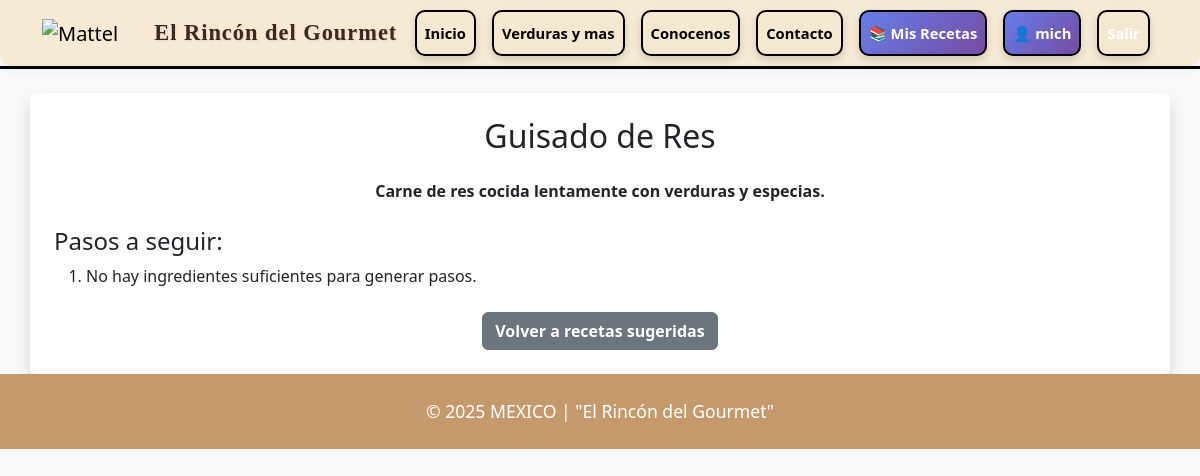
The page /receta/2/ (signed in) on the database its author committed.
### mattel/models.py (models this page shows, shortened)
class Receta(models.Model):
    nombre = models.CharField(max_length=200)
    descripcion = models.TextField()
    tiempo = models.CharField(max_length=50, default="30 minutos")
    dificultad = models.CharField(
        max_length=20,
        choices=[
            ("Fácil", "Fácil"),
            ("Media", "Media"),
            ("Difícil", "Difícil"),
        ],
        default="Fácil"
    )
    pasos = models.TextField(
        help_text="Escribe cada paso en una nueva línea.",
        default="1. Preparar ingredientes\n2. Mezclar\n3. Cocinar"
    )
    ingredientes = models.ManyToManyField(Producto, related_name='recetas')
    imagen = models.ImageField(upload_to='recetas/', blank=True, null=True)
    tipo = models.CharField(
        max_length=50,
        choices=[
            ("ensalada", "Ensalada"),
            ("guisado", "Guisado"),
            ("sopa", "Sopa"),
            ("postre", "Postre"),
            ("bebida", "Bebida"),
            ("sandwich", "Sandwich"),
            ("pasta", "Pasta"),
            ("carne", "Carne"),
            ("mariscos", "Mariscos"),
            ("vegana", "Vegana"),
            ("pizza", "Pizza"),
            ("tacos", "Tacos"),
            ("wrap", "Wrap"),
            ("arroz", "Arroz"),
            ("cereal", "Cereal"),
            ("pan", "Pan"),
            ("dulce", "Dulce"),
            ("salado", "Salado"),
            ("light", "Light"),
            ("rápida", "Rápida"),
        ],
        default="ensalada"
    )

### mattel/views.py (the view)
# urls.py: path('receta/<int:receta_id>/', views.receta_completa, name='receta_completa'),
def receta_completa(request, receta_id):
    receta = get_object_or_404(Receta, id=receta_id)
    receta.pasos_lista = generar_pasos_receta_bd(receta)
    return render(request, "mattel/receta_completa.html", {"receta": receta})

### mattel/advanced_security.py (called while the page is built)
    @staticmethod
    def add_security_headers(response):
        response['X-Frame-Options'] = 'DENY'
        response['X-Content-Type-Options'] = 'nosniff'
        response['X-XSS-Protection'] = '1; mode=block'
        response['Content-Security-Policy'] = (
            "default-src 'self'; "
            "script-src 'self' 'unsafe-inline' cdn.jsdelivr.net; "
            "style-src 'self' 'unsafe-inline' cdn.jsdelivr.net; "
            "img-src 'self' data:; "
            "font-src 'self' cdn.jsdelivr.net; "
            "connect-src 'self'; "
            "frame-ancestors 'none';"
        )
        response['Referrer-Policy'] = 'strict-origin-when-cross-origin'
        response['Permissions-Policy'] = (
            'geolocation=(), '
            'microphone=(), '
            'camera=(), '
            'payment=()'
        )
        return response

### mattel/views.py (called while the page is built, shortened)
def generar_pasos_receta_bd(receta):
    ingredientes = [i.nombre for i in receta.ingredientes.all()]
    if not ingredientes:
        return [
            "No hay ingredientes suficientes para generar pasos."
        ]

### mattel/templates/mattel/receta_completa.html (shortened to what this page needs)
{% extends "mattel/base.html" %}
{% load static %}
{% block app_content %}
<div class="container mt-4 p-4 rounded shadow" style="background:#ffffffdd">
    <h2 class="text-center mb-4">{{ receta.nombre }}</h2>
    <p class="text-center fw-semibold">{{ receta.descripcion }}</p>
    {% if receta.pasos %}
    <h4 class="mt-4">Pasos a seguir:</h4>
    <ol>
        {% for paso in receta.pasos_lista %}
            <li>{{ paso }}</li>
        {% endfor %}
    </ol>
    {% else %}
        <p>No hay pasos disponibles para esta receta.</p>
    {% endif %}
    <div class="text-center mt-4">
        <a href="{% url 'recetas_con_ingredientes' %}" class="btn btn-secondary fw-bold">
            Volver a recetas sugeridas
        </a>
    </div>
</div>
{% endblock %}

### mattel/templates/mattel/base.html (shortened to what this page needs)
{% extends 'base.html' %}
{% load static %}
{% block content %}
<nav class="navbar navbar-expand-lg navbar-light shadow-sm navbar-custom">
  <div class="container">
    <a class="navbar-brand" href="{% url 'inicio' %}">
      <img src="{% static 'mattel/img/logoi.png' %}" alt="Mattel">
    </a>
    <span class="frase-gourmet d-none d-lg-block">
      El Rincón del Gourmet
    </span>
    <div class="collapse navbar-collapse" id="navmenu">
      <ul class="navbar-nav ms-auto">
        <li class="nav-item">
          <a class="nav-link text-black fw-semibold btn-custom" href="{% url 'inicio' %}">Inicio</a>
        </li>
        <li class="nav-item">
          <a class="nav-link text-black fw-semibold btn-custom" href="{% url 'productos' %}">Verduras y mas</a>
        </li>
        <li class="nav-item">
          <a class="nav-link text-black fw-semibold btn-custom" href="{% url 'distribuidor' %}">Conocenos</a>
        </li>
        <li class="nav-item">
          <a class="nav-link text-black fw-semibold btn-custom" href="{% url 'contacto' %}">Contacto</a>
        </li>
        {% if user.is_authenticated %}
        <li class="nav-item">
          <a class="nav-link text-black fw-semibold btn-custom" href="{% url 'mis_recetas' %}" style="background: linear-gradient(135deg, #667eea 0%, #764ba2 100%); color: white !important;">📚 Mis Recetas</a>
        </li>
        <li class="nav-item">
          <a class="nav-link text-black fw-semibold btn-custom" href="{% url 'perfil' %}" style="background: linear-gradient(135deg, #667eea 0%, #764ba2 100%); color: white !important;">👤 {{ user.username }}</a>
        </li>
        <li class="nav-item">
          <a class="nav-link text-black fw-semibold btn-custom" href="{% url 'cerrar_sesion' %}" style="background: #ff6b6b; color: white !important;">Salir</a>
        </li>
        {% endif %}
      </ul>
    </div>
  </div>
</nav>
<div class="navbar-separator" style="border-bottom: 3px solid #000000ff;"></div>
<div class="container-fluid p-0">
    {% block app_content %}{% endblock %}
</div>
<footer class="text-center text-white mt-0"
        style="padding-top: 1.5rem; padding-bottom: 1.5rem; font-size: 1.1rem; background-color: #c49a6c;">
  <p class="mb-0">© 2025 MEXICO  | "El Rincón del Gourmet"</p>
</footer>
{% endblock %}

### static/mattel/css/style.css (style rules this page uses)
:root { --mattel-red: #000000; --bg: #ffffffa6; }
body { background: var(--bg) !important; }
footer { background: var(--mattel-red); }

### mattel/templates/mattel/base.html (style rules this page uses)
.navbar-custom { background: rgba(245, 232, 208, 0.90) !important; backdrop-filter: blur(6px); -webkit-backdrop-filter: blur(6px); border: none !important; padding-top: 0.15rem !important; padding-bottom: 0.15rem !important; box-shadow: 0 4px 10px rgba(0,0,0,0.05) !important; border-radius: 0 0 12px 12px; font-size: 0.92rem !important; }
.navbar-separator { width: 100%; height: 3px; background-color: #000000aa; margin: 0; }
.navbar-brand img { height: 60px !important; width: auto !important; }
.btn-custom { background-color: #f5e8d0 !important; color: black !important; font-weight: bold; border: 2px solid black !important; border-radius: 10px; margin: 0.5rem; padding: 0.6rem 1.8rem; box-shadow: 0 4px 8px rgba(0,0,0,0.15); transition: all 0.3s ease; text-decoration: none !important; display: inline-block; }
.frase-gourmet { font-family: "Georgia", serif; font-weight: bold; font-size: 1.4rem; color: #3e2723; letter-spacing: 1px; margin-left: 20px; margin-right: auto; text-shadow: 1px 1px 2px rgba(0,0,0,0.10); }

### rows shown on the page
Receta: nombre "Guisado de Res", descripcion "Carne de res cocida lentamente con verduras y especias."

### other values the page prints
{{ user.username }} "mich"
{{ paso }} "No hay ingredientes suficientes para generar pasos."
